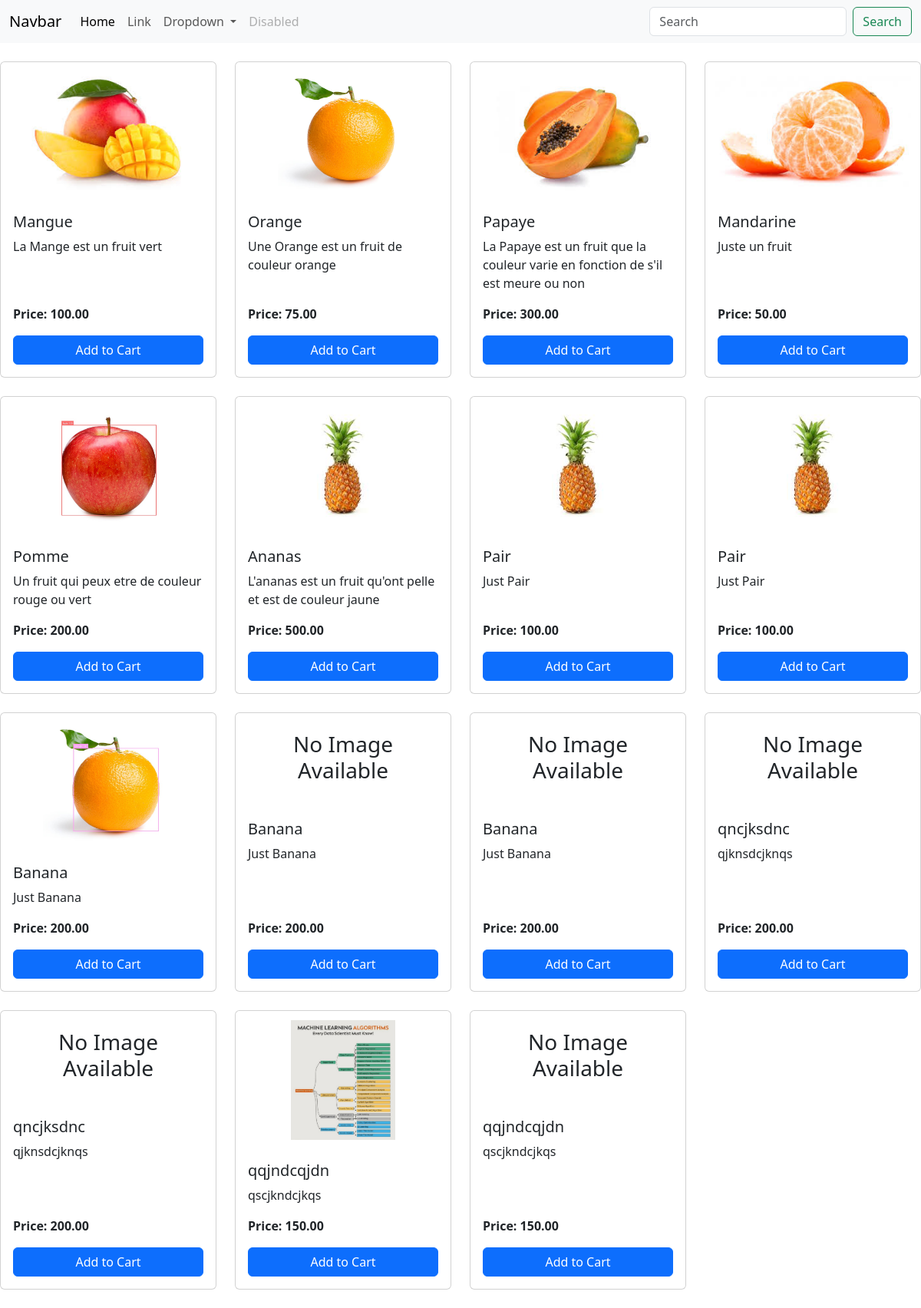
The page / on the database its author committed.
### products/models.py (models this page shows, shortened)
class Products(models.Model):
    name = models.CharField(max_length=100)
    description = models.TextField()
    price = models.DecimalField(max_digits=10, decimal_places=2)
    image = models.ImageField(upload_to='images/', blank=True, null=True)
    active = models.BooleanField(default=True)
    slug = models.SlugField(null=True)
    created_at = models.DateTimeField(auto_now_add=True)
    updated_at = models.DateTimeField(auto_now=True)
    class Meta:
        verbose_name = "Product"
        verbose_name_plural = "Products"

### products/views.py (the view)
# urls.py: path("", product_list, name="home"),  # Home page for products
def product_list(request):
    products = Products.objects.all()
    context = {
        'products': products
    }
    return render(request, 'products/details.html', context)

### templates/products/details.html
{% extends "base.html" %}
{% block content %}
<div class="py-4">
  <div class="row row-cols-1 row-cols-md-4 g-4">
    {% for product in products %}
      <div class="col">
        <div class="card h-100">
          {% if product.image %}
            <img src="{{ product.image.url }}" class="card-img-top" alt="{{ product.name }}" style="height: 180px; object-fit: contain; padding: 0.75rem;">
          {% else %}
            <div class="text-center p-4">
              <h3>No Image Available</h3>
            </div>
          {% endif %}
          <div class="card-body d-flex flex-column">
            <h5 class="card-title">{{ product.name }}</h5>
            <p class="card-text flex-grow-1">{{ product.description }}</p>
            <p class="card-text"><strong>Price: {{ product.price }}</strong></p>
            <a href="#" class="btn btn-primary mt-auto">Add to Cart</a>
          </div>
        </div>
      </div>
    {% endfor %}
  </div>
</div>
{% endblock %}

### templates/base.html (shortened to what this page needs)
<!DOCTYPE html>
<html lang="en">
{% load static %}
<head>
    <link rel="stylesheet" href="{% static 'css/style.css' %}">
    <link href="https://cdn.jsdelivr.net/npm/bootstrap@5.3.7/dist/css/bootstrap.min.css" rel="stylesheet">
</head>
<body>
    <nav class="navbar navbar-expand-lg bg-body-tertiary">
        <div class="container-fluid">
            <a class="navbar-brand" href="#">Navbar</a>
            <div class="collapse navbar-collapse" id="navbarSupportedContent">
            <ul class="navbar-nav me-auto mb-2 mb-lg-0">
                <li class="nav-item">
                <a class="nav-link active" aria-current="page" href="#">Home</a>
                </li>
                <li class="nav-item">
                <a class="nav-link" href="#">Link</a>
                </li>
                <li class="nav-item dropdown">
                <a class="nav-link dropdown-toggle" href="#" role="button" data-bs-toggle="dropdown" aria-expanded="false">
                    Dropdown
                </a>
                </li>
                <li class="nav-item">
                <a class="nav-link disabled" aria-disabled="true">Disabled</a>
                </li>
            </ul>
            <form class="d-flex" role="search">
                <input class="form-control me-2" type="search" placeholder="Search" aria-label="Search"/>
                <button class="btn btn-outline-success" type="submit">Search</button>
            </form>
            </div>
        </div>
    </nav>
    <section>
        {% block content %}
        {% endblock %}
    </section>
</body>
</html>

### static/css/style.css (style rules this page uses)
nav { background-color: black; }

### rows shown on the page
Products: image (picture), name "Mangue", description "La Mange est un fruit vert", price "100.00"
Products: image (picture), name "Orange", description "Une Orange est un fruit de couleur orange", price "75.00"
Products: image (picture), name "Papaye", description "La Papaye est un fruit que la couleur varie en fonction de s'il est meure ou non", price "300.00"
Products: image (picture), name "Mandarine", description "Juste un fruit", price "50.00"
Products: image (picture), name "Pomme", description "Un fruit qui peux etre de couleur rouge ou vert", price "200.00"
Products: image (picture), name "Ananas", description "L'ananas est un fruit qu'ont pelle et est de couleur jaune", price "500.00"
Products: image (picture), name "Pair", description "Just Pair", price "100.00"
Products: image (picture), name "Pair", description "Just Pair", price "100.00"
Products: image (picture), name "Banana", description "Just Banana", price "200.00"
Products: image "No Image Available", name "Banana", description "Just Banana", price "200.00"
Products: image "No Image Available", name "Banana", description "Just Banana", price "200.00"
Products: image "No Image Available", name "qncjksdnc", description "qjknsdcjknqs", price "200.00"
Products: image "No Image Available", name "qncjksdnc", description "qjknsdcjknqs", price "200.00"
Products: image (picture), name "qqjndcqjdn", description "qscjkndcjkqs", price "150.00"
Products: image "No Image Available", name "qqjndcqjdn", description "qscjkndcjkqs", price "150.00"
